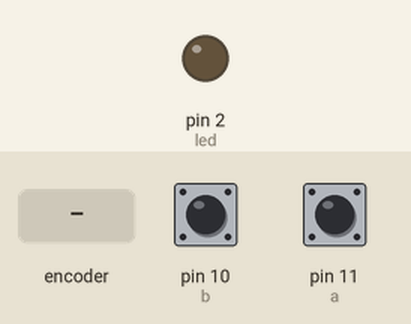
This sketch was run on a simulated Arduino Uno, built with avr-gcc and run on an emulated ATmega328P. Parts: output pins drawn as LEDs (lit = HIGH). The test bench sets the inputs (shaded band); at power-on: pin 10 (b) HIGH, pin 11 (a) HIGH.

Above: at 1.2 s.
1.3 s: rotary encoder on pin 11 (a) / pin 10 (b) turned 1 step (first pin leading)
At 1.8 s:
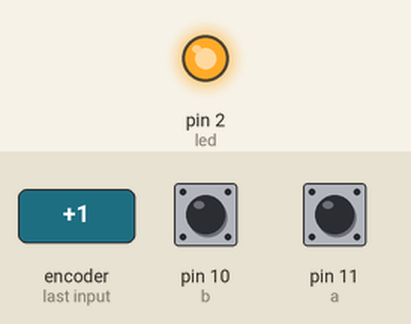
Timing chart, 0 to 4.3 s (numbered marks = the images above; inputs shaded):
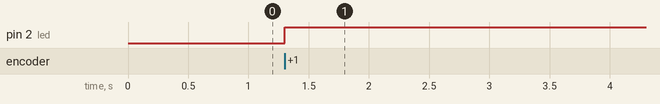

The sketch:

pushButton.ino
```cpp
/* Author: Chinonso Stanislaus Ngwu
 * Imitating an XOR Logic gate (With some Flip Flop Effect) with two push buttons A and B and an LED (Not exactly an XOR though)
 * Truth Table
 * A  B OUTPUT
 * 0  0 0
 * 0  1 1
 * 1  0 1
 * 1  1 prevState  (This state was modified to make it a little fun as we want the LED to remain in it's current state until a new input is received)
 */
int a = 11; //Button A Pin
int b = 10; //Button B Pin
int led = 2; //LED Pin
int prevState = 0;
int currentState = 0;
void setup() {
  pinMode(a, INPUT_PULLUP);
  pinMode(b, INPUT_PULLUP);
  pinMode(led, OUTPUT);
  digitalWrite(led, LOW);
  }

void loop() {
  if(digitalRead(a) == 0 && digitalRead(b) == 0){
    currentState = 0;
    prevState = currentState;
  }else if((digitalRead(a) == 0 && digitalRead(b) == 1) || (digitalRead(a) == 1 && digitalRead(b) == 0)){
    currentState = 1;
    prevState = currentState;
  }else{
    currentState = prevState; //remain in the previous state until a new input is received
  }
  digitalWrite(led, currentState);
  delay(100);
}
```

Measured:
- after the input at 1.3 s, pin 2 (led): LOW → HIGH at once
